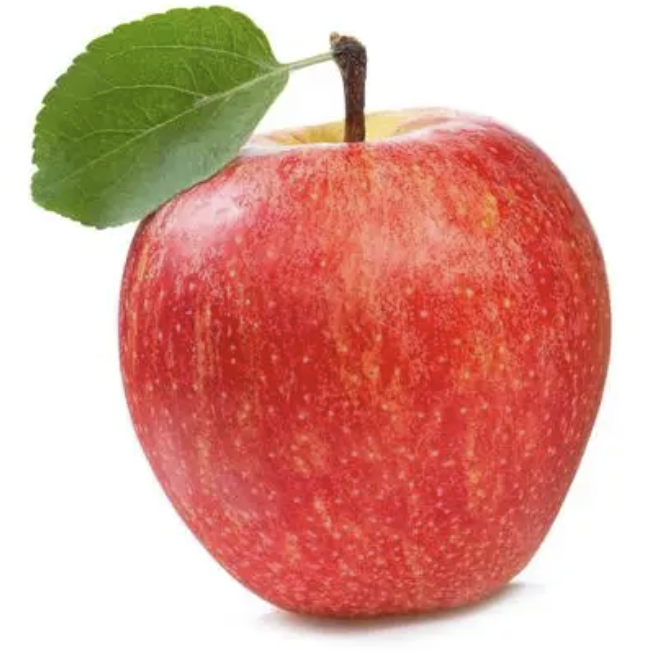
#> input picture Image/Input/Apple.png, 658 x 658 px, found by its file name
$ python -i compression.py   (imports and definitions only)
#> lines starting #> are read from the running program, lines starting #| are printed output that depends on the picture
#> in process_local_image, image is the input picture: PIL image 658x658 RGB; mean R, G, B 218.6, 164.5, 151.9
import base64
import os
import io
from typing import Optional

from fastapi import FastAPI, File, UploadFile
from PIL import Image, ImageEnhance, ImageFilter
import numpy as np
from scipy.ndimage import convolve

# [1 line not run here, left out]


# Crop the image to a square
def crop_to_square(image):
    width, height = image.size
#> width = 658; height = 658
    min_dim = min(width, height)
#> min_dim = 658
    left = (width - min_dim) // 2
#> left = 0
    top = (height - min_dim) // 2
#> top = 0
    right = (width + min_dim) // 2
#> right = 658
    bottom = (height + min_dim) // 2
#> bottom = 658
    return image.crop((left, top, right, bottom))


# Computing centre alignment
def center_crop(image_array):
    height, width = image_array.shape[0:2]
    # Calculate the new crop area
    min_dim = min(height, width)
    top = (height - min_dim) // 2
    left = (width - min_dim) // 2
    return image_array[top:top + min_dim, left:left + min_dim]


# Enhanced images
def enhance_image(image):
    enhancer = ImageEnhance.Contrast(image)
    enhanced_image = enhancer.enhance(1.5)
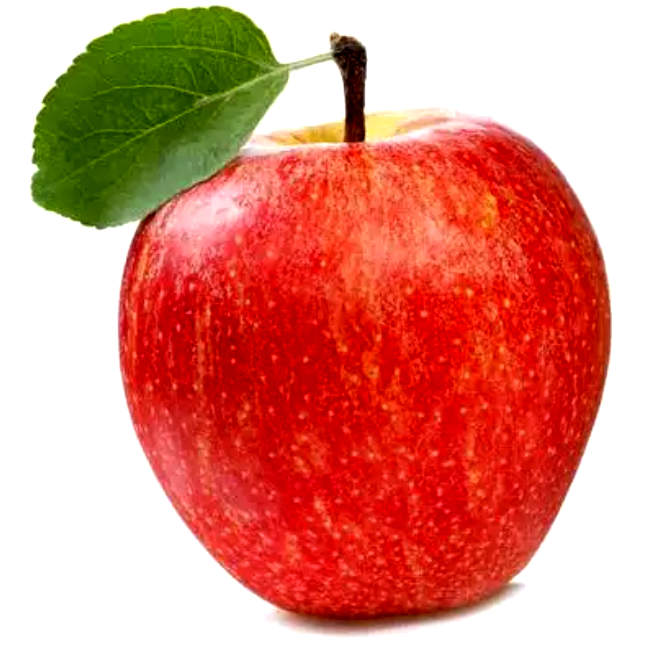
#> enhanced_image: PIL image 658x658 RGB; mean R, G, B 221.8, 142.4, 127.6
    return enhanced_image


# Sharpen the image
def sharpen_image(image):
    return image.filter(ImageFilter.SHARPEN)


# Quantify the image
def quantize_image(image):
    quantized_image = image.quantize(colors=8)
    return quantized_image


# Convert images to byte streams
def image_to_bytes(image):
    img_byte_arr = io.BytesIO()
    image.save(img_byte_arr, format='PNG')
    img_byte_arr = img_byte_arr.getvalue()
    return img_byte_arr


# Define the Gaussian kernel
def gaussian_kernel(size=3, sigma=1):
    kernel = np.fromfunction(
        lambda x, y: (1 / (2 * np.pi * sigma ** 2)) *
                      np.exp(-((x - (size - 1) / 2) ** 2 + (y - (size - 1) / 2) ** 2) / (2 * sigma ** 2)),
        (size, size)
    )
    return kernel / np.sum(kernel)

def enhanced_gaussian_kernel(size=5, sigma=1):
    # Create standard Gaussian kernels
    kernel = gaussian_kernel(size=size, sigma=sigma)

    # Increase the weight of the edges
    edge_weight = 1.5  # Weights for edge enhancement
    center_index = size // 2
    kernel[center_index, center_index] *= edge_weight  # Enhancement of centre pixels (edge area)

    return kernel / np.sum(kernel)  # Normalisation

# Downsampling function
def downsample(image):
    # Convert images to arrays
    image_array = np.array(image)

    # Define the Gaussian kernel
    kernel = gaussian_kernel(size=5, sigma=1)

    # Continuous downsampling until close to 8x8
    while image_array.shape[0] > 8 and image_array.shape[1] > 8:
        # Gaussian convolution of images
        image_array = convolve(image_array, kernel[:, :, np.newaxis], mode='reflect')

        # Calculate the size of the new image
        new_shape = (image_array.shape[0] // 2, image_array.shape[1] // 2, image_array.shape[2])
        downsampled_image = np.zeros(new_shape, dtype=image_array.dtype)

        # Perform downsampling
        for i in range(new_shape[0]):
            for j in range(new_shape[1]):
                downsampled_image[i, j] = image_array[i * 2, j * 2]  # Take a pixel every 2 steps as a downsampling value

        # Centre alignment
        downsampled_image = center_crop(downsampled_image)

        image_array = downsampled_image  # Updated to downsampled image

        # Sharpen the image after each downsample
        downsampled_image_pil = Image.fromarray(downsampled_image)
        downsampled_image_pil = sharpen_image(downsampled_image_pil)  # Sharpening
        image_array = np.array(downsampled_image_pil)  # Update to sharpened image
#> this loop made 7 passes
#> pass 1, in downsample, `downsampled_image_pil = sharpen_image(downsampled_image_pil)`:
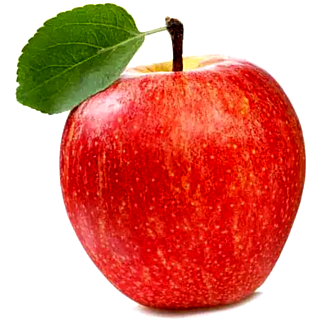
#> downsampled_image_pil: PIL image 329x329 RGB; mean R, G, B 221.3, 142.2, 127.5
#> pass 2, in downsample, `image_array = convolve(image_array, kernel[:, :, np.newaxis], mode='re..`:
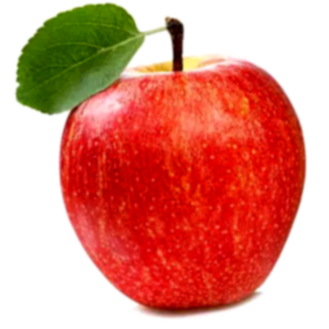
#> image_array: shape (329, 329, 3); mean R, G, B 221, 141.9, 127.3
#> pass 2, in downsample, `downsampled_image_pil = Image.fromarray(downsampled_image)`:
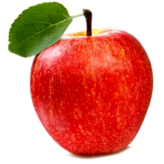
#> downsampled_image_pil: PIL image 164x164 RGB; mean R, G, B 220.8, 141.2, 126.5

    # Adjust to 8x8, keep centre alignment
    final_image = Image.fromarray(image_array).resize((8, 8), Image.LANCZOS)
    return final_image


# Downsampling function, using double-cubic interpolation
def downsample_bicubic(image):
    # Convert images to arrays
    image_array = np.array(image)

    # Continuous downsampling until close to 8x8
    while image_array.shape[0] > 8 and image_array.shape[1] > 8:
        # Bicubic interpolation downsampling using PIL's resize
        image_pil = Image.fromarray(image_array)
        image_array = np.array(image_pil.resize((image_pil.width // 2, image_pil.height // 2), Image.BICUBIC))

    # Adjusted to 8x8
    final_image = Image.fromarray(image_array).resize((8, 8), Image.LANCZOS)
    return final_image


# The main function that processes the image
def process_image(image, method='downsample') -> Optional[Image.Image]:
    cropped         = crop_to_square(image)  # Crop the image to a square
    enhanced_image  = enhance_image(cropped)  # Enhanced images

    # Downsampling according to specified method
    match method:
        case "downsample"   : processed_image = downsample(enhanced_image)  # Use Gaussian downsampling
        case "bicubic"      : processed_image = downsample_bicubic(enhanced_image)  # Downsampling using double cubic interpolation
        case _ : return None

    sharpened_image = sharpen_image(processed_image)  # Sharpen the image before quantising
    quantized_image = quantize_image(sharpened_image)  # Perform colour quantification
    return quantized_image

# Functions to handle local images
def process_local_image(image_name, method='downsample') -> str | None:
    input_path      = os.path.join("Image", "Input", image_name)
    output_path     = os.path.join("Image", "Output", f"processed_{method}_{image_name}")

    if not os.path.isfile(input_path):
        return "input image does not exist"

    image = Image.open(input_path)  # Read the local image

    # Crop the image to a square
    image = crop_to_square(image)  # Cropped to a square

    quantized_image = process_image(image, method=method)  # Processing images
    # Save processed images
    if quantized_image is None:
        return "failed processing image"

    quantized_image.save(output_path)

    # Size of output image
    print(f"[ok] image size after cropping  : {image.size}")
#| [ok] image size after cropping  : (658, 658)
    print(f"[ok] size of processed image    : {quantized_image.size}")
#| [ok] size of processed image    : (8, 8)
    print(f"[ok] saved to                   : {output_path}")

# main function
# [10 lines not run here, left out]

>>> result = process_local_image('../Image/Input/Apple.png')

$ run again, on Image/Input/Flower.png
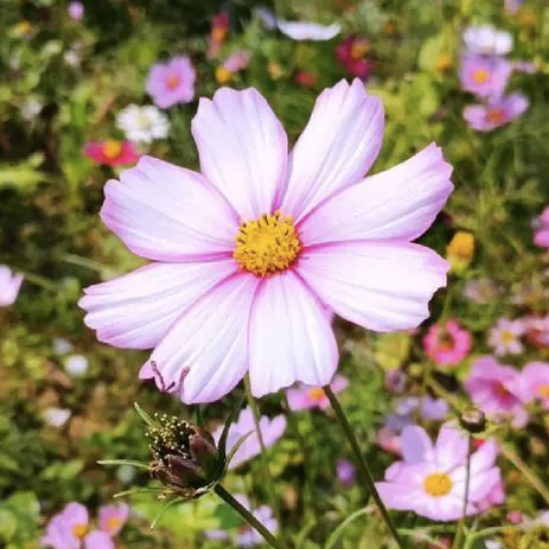
#> input picture Image/Input/Flower.png, 549 x 549 px, found by its file name
#> in process_local_image, image is the input picture: PIL image 549x549 RGB; mean R, G, B 146.9, 133, 111
#> in enhance_image, `enhanced_image = enhancer.enhance(1.5)`:
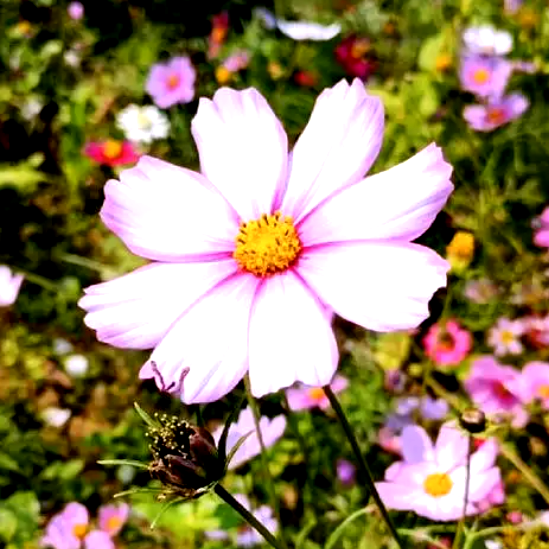
#> enhanced_image: PIL image 549x549 RGB; mean R, G, B 144.1, 128.7, 97.4
#> the loop in downsample, `while image_array.shape[0] > 8 and image_array.shape[1] > 8:` made 6 passes
#> pass 2, in downsample, `downsampled_image_pil = Image.fromarray(downsampled_image)`:
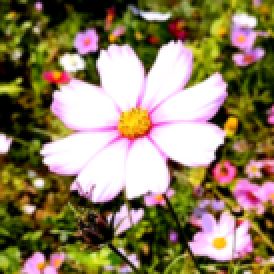
#> downsampled_image_pil: PIL image 137x137 RGB (shown 2 times larger); mean R, G, B 143, 128, 97.2
#| [ok] image size after cropping  : (549, 549)
#| [ok] size of processed image    : (8, 8)
